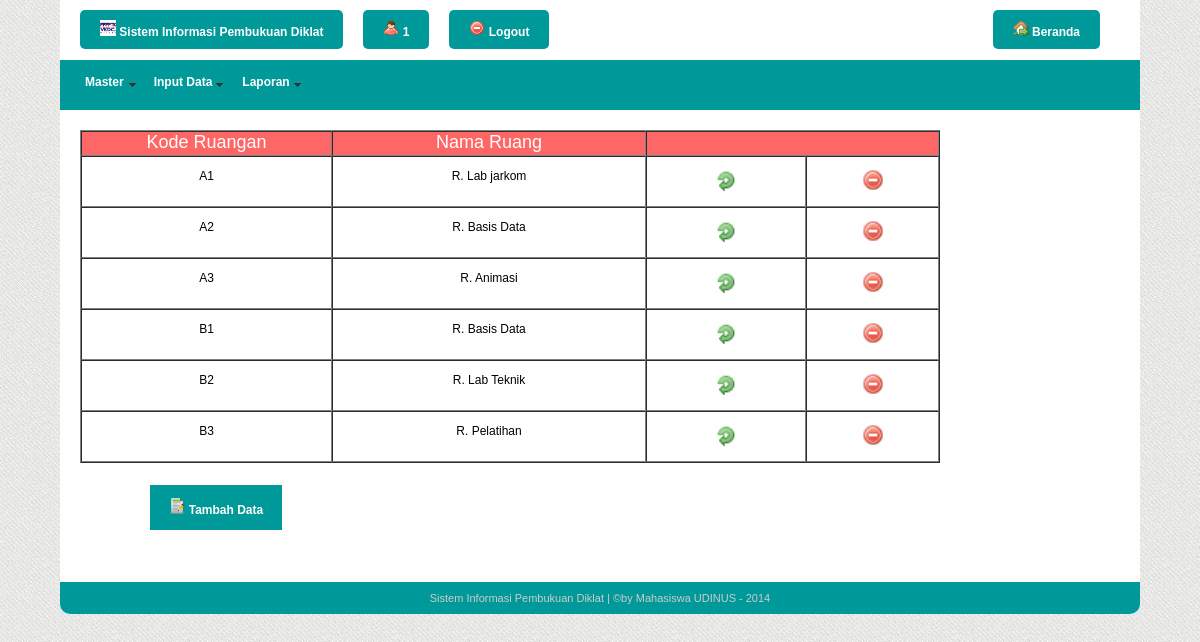
Page /admin/ruang.php (signed in) on the committed database.
### tables this page shows
CREATE TABLE `ruang` (
  `id_ruang` varchar(20) DEFAULT NULL,
  `nama_ruang` varchar(20) DEFAULT NULL
);

### admin/ruang.php (the view, shortened to what this page needs)
<!doctype html>
<html>
<head>
<link href="../css/style-admin.css" rel="stylesheet" type="text/css">
<link href="../SpryAssets/SpryMenuBarHorizontal.css" rel="stylesheet" type="text/css">
</head>
<?php
$user=$_SESSION["username"];
?>
<body>
<div id="wrapper">
<header>
	  <div class="akun"><a href="#" title="Update konfigurasi"><img src="../images/Vedc.jpg" width="16" height="16"> Sistem Informasi Pembukuan Diklat</a></div>
	  <div class="akun"><a href="#" title="Update profil"><img src="../images/img/user_red.png" width="16" height="16"> <?php echo $user; ?></a></div>
      <div class="akun"><a href="logout.php" title="Logout disini"><img src="../images/img/delete.png" width="16" height="16"> Logout</a></div>
	  <div class="home"><a href="../index.php" title="Beranda"><img src="../images/img/house_go.png" width="16" height="16"> Beranda</a></div>
  </header>
<nav>
    <ul id="MenuBar1" class="MenuBarHorizontal">
                <li><a href="#" class="MenuBarItemSubmenu">Master</a>
        </li>
<li><a href="#" class="MenuBarItemSubmenu">Input Data</a>
        </li>
		<li><a href="#" class="MenuBarItemSubmenu">Laporan</a>
        </li>
              </ul>
  </nav>
    <div class="konten">
<table width="860" border="1" cellpadding="0" cellspacing="0">
  <?php
  $sql="select * from ruang order by id_ruang";
  $hasil=mysql_query($sql);
  ?>
  <tr>
    <td width="249" height="23" valign="top" bgcolor="#FF6666"><div align="center" class="style1 style2"><font face="Geneva, Arial, Helvetica, sans-serif">Kode
      Ruangan</font></div></td>
    <td width="312" valign="top" bgcolor="#FF6666"><div align="center" class="style3"><font face="Geneva, Arial, Helvetica, sans-serif">Nama
      Ruang</font></div></td>
    <td colspan="2" valign="top" bgcolor="#FF6666">&nbsp;</td>
    </tr>
  <?php
	while($brs=mysql_fetch_array($hasil)){
	?>
  <tr>
    <td height="30" align="center" valign="top">
      <p><?php echo $brs[0]; ?></p></td>
    <td align="center" valign="top">
      <p><?php echo $brs[1]; ?></p></td>
    <td width="158" valign="top"><a href="edit_ruang.php?id_ruang=<?php echo $brs[0];?>"><font face="Geneva, Arial, Helvetica, sans-serif"><center>
     <p><img src="../images/img/update.png" width="22" height="22">
     </p>
      </center>
    </font></a></td>
    <td width="131" valign="top"><a href="hapus_ruang.php?id_ruang=<?php echo $brs[0];?>"><font face="Geneva, Arial, Helvetica, sans-serif"><center>
      <p><img src="../images/img/delete.png" width="22" height="22"></p>
      </center>
    </font></a></td>
    </tr>
  <?php
  }
  ?></table>
 <table width="254">
  <tr>
  <td width="62" height="16"></td>
  <td width="126"></td>
  <td width="44"></td>
  </tr>
  <tr>
    <td height="25"></td>
    <td valign="top"  bgcolor="#009999"><div align="center">
      <p><a href="tambah_ruang.php" title="Tambah Data" class="style8"><img src="../images/icon/tests64.png" width="16" height="16"><span class="style2"> Tambah Data</span></a></p>
      </div>
    <td></td>
  </tr>
  <tr>
    <td height="26"></td>
    <td>&nbsp;</td>
    <td></td>
  </tr>
  </table>
  </div>
    <footer>Sistem Informasi Pembukuan Diklat | &copy;by Mahasiswa UDINUS - 2014</footer>
</div>
</body>
</html>

### css/style-admin.css (style rules this page uses)
body { background-image:url(../images/img/bg.jpg); font-size: 12px; font-family:Arial, Helvetica, sans-serif; padding:0; margin:0; }
a, a:visited { text-decoration: none; color:#F00; font-weight:bold; }
#wrapper { width:90%; min-width:900px; max-width: 1366px; background-color: #FFF; margin: auto auto 20px auto; border-radius: 0 0 10px 10px; }
header { height:auto; min-height: 30px; padding:10px 20px; }
header .akun { background-color:#099; color:#fff; padding: 10px 20px; border-radius:5px; float:left; margin-right: 20px; }
header .home { background-color:#099; color:#FFF; padding: 10px 20px; border-radius:5px; float:right; margin-right: 20px; }
header a, header a:visited { color:#FFF; font-weight: bold; }
nav { background-color:#099; color:#fff; height: 50px; padding:0 10px; margin: 10px 0; }
.konten { height:auto; min-height: 200px; padding:10px 20px; }
footer { background-color: #099; color: #CCC; padding: 10px 20px; text-align: center; font-size: 11px; border-radius: 0 0 10px 10px; }

### SpryAssets/SpryMenuBarHorizontal.css (style rules this page uses)
ul.MenuBarHorizontal { margin: 0; padding: 0; list-style-type: none; font-size: 100%; cursor: default; width: auto; }
ul.MenuBarHorizontal li { margin: 0; padding: 0; list-style-type: none; font-size: 100%; position: relative; text-align: left; cursor: pointer; width: auto; float: left; }
ul.MenuBarHorizontal a { display: block; cursor: pointer; background-color: #099; padding: 15px; height:20px; color: #FFF; text-transform:capitalize; font-weight:bold; text-decoration: none; }
ul.MenuBarHorizontal a.MenuBarItemSubmenu { background-image: url(SpryMenuBarDown.gif); background-repeat: no-repeat; background-position: 95% 50%; }

### admin/ruang.php (style rules this page uses)
.style2 { color: #FFFFFF }
.style3 { font-size: 18px; color: #FFFFFF; }

### rows in the picture
ruang: id_ruang "A1", nama_ruang "R. Lab jarkom"
ruang: id_ruang "A2", nama_ruang "R. Basis Data"
ruang: id_ruang "A3", nama_ruang "R. Animasi"
ruang: id_ruang "B1", nama_ruang "R. Basis Data"
ruang: id_ruang "B2", nama_ruang "R. Lab Teknik"
ruang: id_ruang "B3", nama_ruang "R. Pelatihan"

### other values in the picture
$user "1"
